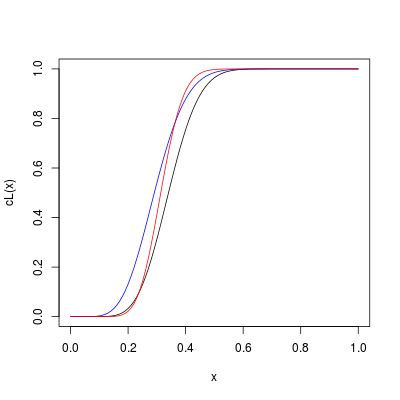

This chart was generated by the following R code:
matriz = matrix(c(0, 2, 0.6, 0), ncol=2, byrow=TRUE)
lambda = eigen(matriz)$values[1]

# Verossimilhanca para gerar as	distribuicoes:
# primeiro censo, s=10, total=30
# segundo censo, s=7, total=25

# binomial com uma observacao, s = 10, total = 30
L = function (p) { return (931395465 * p^10 * (1-p)^20) }
curve(L(x), add=T)
curve (dbinom(10, 30, p=x))
D = function (p) dbinom(10, 30, p)
mult = integrate(D,0,1)$value
cD = function (p) integrate(D, 0, p)$value/mult
cD = Vectorize(cD)
curve(cD)

# veros. cumulativa da binomial:
cL = function (p) { return (integrate(L, 0, p)$value)}
cL = Vectorize(cL)
curve(cL(x))

# Usando dois censos independentes, com as hipoteses FORTES de que
# 1) a probabilidade de transicao se mantem constante a cada ano
# 2) a probabilidade de um evento com um dado individuo eh independente a cada ano

# Segundo censo
L2 = function (p) {return (12498200 * p^7 * (1-p)^18) } 
cL2 = function (p) { return (integrate(L2, 0, p)$value)}
cL2 = Vectorize(cL2)
curve(cL2(x), col="blue", add=T)

# Censos combinados
comboL = function(p) {L(p)*L2(p)/3.045803}
combo = function (p) {return (integrate(comboL,0,p)$value)}
combo = Vectorize(combo)
curve(combo, col="red", add=T)

# Ou podemos aproveitar que se X1 e X2 ~ binom, X1+X2 eh binom tb
somaL = function (p) {return (3821903815930200 * p^17 * (1-p)^(55-17)) }
soma = function (p) {return (integrate(somaL,0,p)$value)}
soma = Vectorize(soma)
curve(soma, col="orange", add=T)
# Vejam, eh igual =D
